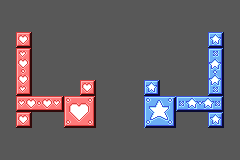

A level layout from a 2D game, rendered from its tile map. Below: a short description, then the map file with tile-grid data replaced by summaries:
An orthogonal 30x20 tile map with 8x8 px tiles, 2 tile layers (01a, 01b), 18 hidden layers not drawn and 98 objects (38x spike, 12x platform, 10x meta, 10x heart, 10x star, ...).

<map version="1.0" orientation="orthogonal" renderorder="right-down" width="30" height="20" tilewidth="8" tileheight="8" backgroundcolor="#585858">
 <properties>
  <property name="starting-level" value="01" />
 </properties>
 <tileset firstgid="1" name="tileset" tilewidth="8" tileheight="8">
  <image source="../static/assets/tileset.png" width="192" height="48" />
 </tileset>
 <layer name="01a" width="30" height="20">
  <data>[600 cells, 52 non-empty, 44 distinct tile ids]</data>
 </layer>
 <layer name="01b" width="30" height="20">
  <data>[600 cells, 52 non-empty, 44 distinct tile ids]</data>
 </layer>
 <objectgroup name="01">
  <object type="meta" x="-16" y="0" width="8" height="8">
   <properties>
    <property name="heart" value="01a" />
    <property name="next" value="02" />
    <property name="star" value="01b" />
    <property name="tutorial" value="tutorial-game-primer" />
   </properties>
  </object>
  <object type="heart" x="40" y="72" width="16" height="24" />
  <object type="star" x="184" y="72" width="16" height="24" />
  <object type="goal" x="104" y="88" width="32" height="32" />
 </objectgroup>
 <layer name="02a" width="30" height="20" visible="0">
  <data>[600 cells, 68 non-empty, 44 distinct tile ids]</data>
 </layer>
 <layer name="02b" width="30" height="20" visible="0">
  <data>[600 cells, 68 non-empty, 44 distinct tile ids]</data>
 </layer>
 <objectgroup name="02" visible="0">
  <object type="meta" x="-16" y="0" width="8" height="8">
   <properties>
    <property name="heart" value="02a" />
    <property name="next" value="03" />
    <property name="star" value="02b" />
    <property name="tutorial" value="tutorial-hero-blocks" />
   </properties>
  </object>
  <object type="heart" x="80" y="56" width="16" height="24" />
  <object type="star" x="144" y="56" width="16" height="24" />
  <object type="goal" x="104" y="120" width="32" height="32" />
 </objectgroup>
 <layer name="03a" width="30" height="20" visible="0">
  <data>[600 cells, 68 non-empty, 24 distinct tile ids]</data>
 </layer>
 <layer name="03b" width="30" height="20" visible="0">
  <data>[600 cells, 32 non-empty, 24 distinct tile ids]</data>
 </layer>
 <objectgroup name="03" visible="0">
  <object type="meta" x="-16" y="0" width="8" height="8">
   <properties>
    <property name="heart" value="03a" />
    <property name="next" value="04" />
    <property name="star" value="03b" />
   </properties>
  </object>
  <object type="heart" x="48" y="24" width="16" height="24" />
  <object type="star" x="48" y="88" width="16" height="24" />
  <object type="goal" x="176" y="96" width="32" height="32" />
 </objectgroup>
 <layer name="04a" width="30" height="20" visible="0">
  <data>[600 cells, 48 non-empty, 28 distinct tile ids]</data>
 </layer>
 <layer name="04b" width="30" height="20" visible="0">
  <data>[600 cells, 44 non-empty, 40 distinct tile ids]</data>
 </layer>
 <objectgroup name="04" visible="0">
  <object type="meta" x="-16" y="0" width="8" height="8">
   <properties>
    <property name="heart" value="04a" />
    <property name="next" value="05" />
    <property name="star" value="04b" />
    <property name="tutorial" value="tutorial-carrying-partners" />
   </properties>
  </object>
  <object type="heart" x="172" y="104" width="16" height="24" />
  <object type="star" x="24" y="72" width="16" height="24" />
  <object type="goal" x="192" y="96" width="32" height="32" />
 </objectgroup>
 <layer name="05a" width="30" height="20" visible="0">
  <data>[600 cells, 40 non-empty, 16 distinct tile ids]</data>
 </layer>
 <layer name="05b" width="30" height="20" visible="0">
  <data>[600 cells, 88 non-empty, 28 distinct tile ids]</data>
 </layer>
 <objectgroup name="05" visible="0">
  <object type="meta" x="-16" y="0" width="8" height="8">
   <properties>
    <property name="heart" value="05a" />
    <property name="next" value="06" />
    <property name="star" value="05b" />
   </properties>
  </object>
  <object type="heart" x="200" y="104" width="16" height="24" />
  <object type="star" x="24" y="104" width="16" height="24" />
  <object type="goal" x="104" y="48" width="32" height="32" />
 </objectgroup>
 <layer name="06a" width="30" height="20" visible="0">
  <data>[600 cells, 64 non-empty, 20 distinct tile ids]</data>
 </layer>
 <layer name="06b" width="30" height="20" visible="0">
  <data>[600 cells, 32 non-empty, 28 distinct tile ids]</data>
 </layer>
 <objectgroup name="06" visible="0">
  <object type="meta" x="-16" y="0" width="8" height="8">
   <properties>
    <property name="heart" value="06a" />
    <property name="next" value="07" />
    <property name="star" value="06b" />
   </properties>
  </object>
  <object type="heart" x="24" y="104" width="16" height="24" />
  <object type="star" x="184" y="104" width="16" height="24" />
  <object type="goal" x="160" y="32" width="32" height="32" />
 </objectgroup>
 <layer name="07a" width="30" height="20" visible="0">
  <data>[600 cells, 88 non-empty, 20 distinct tile ids]</data>
 </layer>
 <layer name="07b" width="30" height="20" visible="0">
  <data>[600 cells, 88 non-empty, 20 distinct tile ids]</data>
 </layer>
 <objectgroup name="07" visible="0">
  <object type="meta" x="-16" y="0" width="8" height="8">
   <properties>
    <property name="heart" value="07a" />
    <property name="next" value="08" />
    <property name="star" value="07b" />
   </properties>
  </object>
  <object type="heart" x="24" y="24" width="16" height="24" />
  <object type="star" x="176" y="88" width="16" height="24" />
  <object type="goal" x="16" y="112" width="32" height="32" />
  <object type="spike" x="64" y="48" width="16" height="8">
   <properties>
    <property name="orientation" value="north" />
    <property name="owner" value="heart" />
   </properties>
  </object>
  <object type="spike" x="80" y="48" width="16" height="8">
   <properties>
    <property name="orientation" value="north" />
    <property name="owner" value="heart" />
   </properties>
  </object>
  <object type="spike" x="96" y="48" width="16" height="8">
   <properties>
    <property name="orientation" value="north" />
    <property name="owner" value="heart" />
   </properties>
  </object>
  <object type="spike" x="112" y="48" width="16" height="8">
   <properties>
    <property name="orientation" value="north" />
    <property name="owner" value="heart" />
   </properties>
  </object>
  <object type="spike" x="128" y="48" width="16" height="8">
   <properties>
    <property name="orientation" value="north" />
    <property name="owner" value="heart" />
   </properties>
  </object>
  <object type="spike" x="144" y="48" width="16" height="8">
   <properties>
    <property name="orientation" value="north" />
    <property name="owner" value="heart" />
   </properties>
  </object>
  </objectgroup>
 <layer name="08a" width="30" height="20" visible="0">
  <data>[600 cells, 136 non-empty, 56 distinct tile ids]</data>
 </layer>
 <layer name="08b" width="30" height="20" visible="0">
  <data>[600 cells, 136 non-empty, 56 distinct tile ids]</data>
 </layer>
 <objectgroup name="08" visible="0">
  <!-- 57 objects omitted --></objectgroup>
 <layer name="09a" width="30" height="20" visible="0">
  <data>[600 cells, 76 non-empty, 36 distinct tile ids]</data>
 </layer>
 <layer name="09b" width="30" height="20" visible="0">
  <data>[600 cells, 98 non-empty, 52 distinct tile ids]</data>
 </layer>
 <objectgroup name="09" visible="0">
  <!-- 42 objects omitted --></objectgroup>
 <layer name="10a" width="30" height="20" visible="0">
  <data>[600 cells, 100 non-empty, 60 distinct tile ids]</data>
 </layer>
 <layer name="10b" width="30" height="20" visible="0">
  <data>[600 cells, 100 non-empty, 60 distinct tile ids]</data>
 </layer>
 <objectgroup name="10" visible="0">
  <!-- 26 objects omitted --></objectgroup>
</map>
<!-- 64 of 98 objects omitted -->